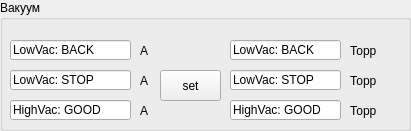
     <widget class="QGroupBox" name="groupBox">
      <property name="geometry">
       <rect>
        <x>20</x>
        <y>10</y>
        <width>411</width>
        <height>131</height>
       </rect>
      </property>
      <property name="title">
       <string>Вакуум</string>
      </property>
      <widget class="QLineEdit" name="lineEdit_39">
       <property name="geometry">
        <rect>
         <x>10</x>
         <y>70</y>
         <width>121</width>
         <height>20</height>
        </rect>
       </property>
       <property name="text">
        <string>LowVac: STOP</string>
       </property>
      </widget>
      <widget class="QLineEdit" name="lineEdit_41">
       <property name="geometry">
        <rect>
         <x>10</x>
         <y>40</y>
         <width>121</width>
         <height>20</height>
        </rect>
       </property>
       <property name="text">
        <string>LowVac: BACK</string>
       </property>
      </widget>
      <widget class="QLineEdit" name="lineEdit_42">
       <property name="geometry">
        <rect>
         <x>230</x>
         <y>40</y>
         <width>111</width>
         <height>20</height>
        </rect>
       </property>
       <property name="text">
        <string>LowVac: BACK</string>
       </property>
       <property name="readOnly">
        <bool>true</bool>
       </property>
      </widget>
      <widget class="QLineEdit" name="lineEdit_43">
       <property name="geometry">
        <rect>
         <x>230</x>
         <y>70</y>
         <width>111</width>
         <height>20</height>
        </rect>
       </property>
       <property name="text">
        <string>LowVac: STOP</string>
       </property>
       <property name="readOnly">
        <bool>true</bool>
       </property>
      </widget>
      <widget class="QLabel" name="label_49">
       <property name="geometry">
        <rect>
         <x>140</x>
         <y>40</y>
         <width>21</width>
         <height>21</height>
        </rect>
       </property>
       <property name="text">
        <string>A</string>
       </property>
      </widget>
      <widget class="QLabel" name="label_50">
       <property name="geometry">
        <rect>
         <x>140</x>
         <y>70</y>
         <width>21</width>
         <height>21</height>
        </rect>
       </property>
       <property name="text">
        <string>A</string>
       </property>
      </widget>
      <widget class="QLabel" name="label_52">
       <property name="geometry">
        <rect>
         <x>350</x>
         <y>40</y>
         <width>51</width>
         <height>21</height>
        </rect>
       </property>
       <property name="text">
        <string>Торр</string>
       </property>
      </widget>
      <widget class="QLabel" name="label_53">
       <property name="geometry">
        <rect>
         <x>350</x>
         <y>70</y>
         <width>51</width>
         <height>21</height>
        </rect>
       </property>
       <property name="text">
        <string>Торр</string>
       </property>
      </widget>
      <widget class="QLabel" name="label_54">
       <property name="geometry">
        <rect>
         <x>350</x>
         <y>100</y>
         <width>51</width>
         <height>21</height>
        </rect>
       </property>
       <property name="text">
        <string>Торр</string>
       </property>
      </widget>
      <widget class="QLineEdit" name="lineEdit_40">
       <property name="geometry">
        <rect>
         <x>10</x>
         <y>100</y>
         <width>121</width>
         <height>20</height>
        </rect>
       </property>
       <property name="text">
        <string>HighVac: GOOD</string>
       </property>
      </widget>
      <widget class="QLineEdit" name="lineEdit_44">
       <property name="geometry">
        <rect>
         <x>230</x>
         <y>100</y>
         <width>111</width>
         <height>20</height>
        </rect>
       </property>
       <property name="text">
        <string>HighVac: GOOD</string>
       </property>
       <property name="readOnly">
        <bool>true</bool>
       </property>
      </widget>
      <widget class="QLabel" name="label_51">
       <property name="geometry">
        <rect>
         <x>140</x>
         <y>100</y>
         <width>21</width>
         <height>21</height>
        </rect>
       </property>
       <property name="text">
        <string>A</string>
       </property>
      </widget>
      <widget class="QPushButton" name="pushButton_21">
       <property name="enabled">
        <bool>true</bool>
       </property>
       <property name="geometry">
        <rect>
         <x>160</x>
         <y>70</y>
         <width>61</width>
         <height>31</height>
        </rect>
       </property>
       <property name="text">
        <string>set</string>
       </property>
      </widget>
     </widget>
